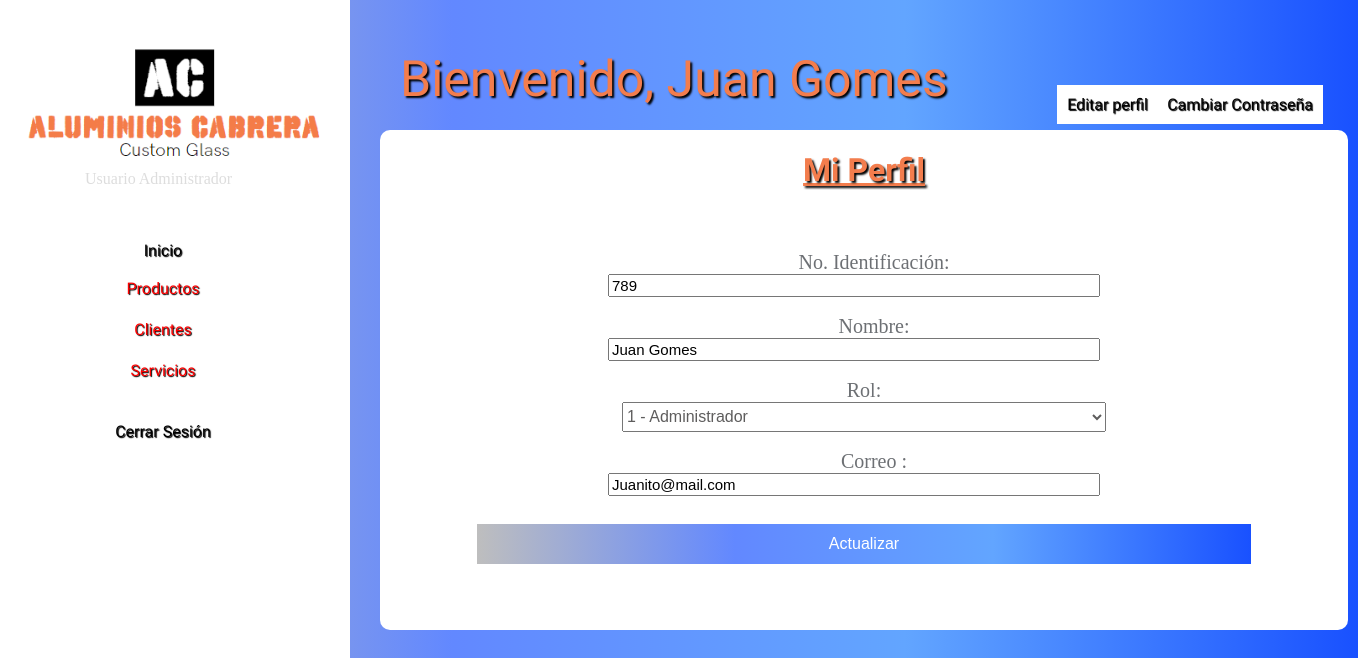
Screenshot of /Vista/Principal.php?pg=usuario (signed in) with the database file from the repository.
### tables this page shows
CREATE TABLE `usuario` (
  `idUsuario` int(10) UNSIGNED NOT NULL,
  `Rol` int(10) UNSIGNED NOT NULL,
  `CorreoUsuario` varchar(255) NOT NULL,
  `ContraUsuario` varchar(45) NOT NULL,
  `NombresUsu` varchar(45) NOT NULL
);

### Vista/usuario.php (the view, shortened to what this page needs)
<?php
extract($_REQUEST);
?>
<?php
	$sql="SELECT u.idUsuario, u.Rol, u.CorreoUsuario, u.ContraUsuario, u.NombresUsu, r.nombreRol FROM usuario u, rol r WHERE (u.Rol = r.idRol) AND (u.CorreoUsuario = '$_SESSION[user]')";
	$usuarioperfil = $objConexion->query($sql);
	$usuarioperfile = $usuarioperfil->fetch_object();
?>
<!DOCTYPE html>
<html>
<head>
</head>
<body>
<center>
	<h1>Mi Perfil</h1>
	<form id="form" method="post" action="../Controlador/ValidarActUsuario.php">
		<span class="grupo">
					<label for="idUsuario">No. Identificación:</label><br>
					<input type="text" readonly="readonly" name="idUsuario" id="idUsuario" required value="<?php echo $usuarioperfile->idUsuario ?>"><span class="barra"></span>
				</span>
				<br><br>
				<span class="grupo">
					<label for="idUsuario">Nombre:</label><br>
					<input type="text" name="nombreUsuario" id="nombreUsuario" pattern="[A-Za-zÀ-ž\s]+" title="Solo texto, los valores numericos no son validos" required value="<?php echo $usuarioperfile->NombresUsu ?>"><span class="barra"></span>
				</span>
				<br><br>
				<label for="rol">Rol:</label><br>
				<select name="Rol" id="Rol">
					<option value="<?php echo $usuarioperfile->Rol ?>"><?php echo $usuarioperfile->Rol ?><p> - </p><?php echo ($usuarioperfile->nombreRol); ?></option>
				</select>
				<br><br>
				<span class="grupo">
					<label for="correoClie">Correo :</label><br>
					<input type="email" name="correoUsu" pattern="[a-zA-ZÀ-ž0-9._%+-]+@[a-zA-ZÀ-ž0-9.-]+\.[a-z]{2,}$" title="caracter@caracter.dominio" required id="correoUsu" value="<?php echo $usuarioperfile->CorreoUsuario ?>"><span class="barra"></span>
				</span>
				<br><br>
				<button type="submit">Actualizar</button>
	</form>
</center>
</body>
</html>

### Vista/Principal.php (shortened to what this page needs)
<?php
extract ($_REQUEST);
?>
<?php
$objConexion = Conectarse();
$sqlusu="SELECT * FROM usuario WHERE (CorreoUsuario = '$_SESSION[user]')";
$usuarioN = $objConexion->query($sqlusu);
$usuarioNa = $usuarioN->fetch_object();
?>
<!DOCTYPE html>
<html>
<head>
</head>
<body>
	<div id="box">
		<p id="saludo"> Bienvenido,  <?php echo $usuarioNa->NombresUsu  ?></p>
		<a id="perfilusu" href="Principal.php?pg=usuario">Editar perfil</a>
		<a id="passusu" href="Principal.php?pg=usuariopass">Cambiar Contraseña</a>
		<div id="menu">
			<img src="../Imagenes/menu.png" width="100%"><p id="usuariotp">Usuario Administrador</p>
	<li><a id="opcion" href="Principal.php?pg=pgInicial">Inicio</a></li><br>
	<li id="titulo">Productos
</li>
<li id="titulo">Clientes
</li>
<li id="titulo">Servicios
</li>
	<li><a id="opcion" href="../Controlador/salir.php?x=3">Cerrar Sesión</a></li><br>
</div>
 <div id="divContenido" align="center">
        <?php include $pg.".php"; ?>
      </div>
</div>
</body>
</html>

### Vista/Principal.php (style rules this page uses)
body { background: #ffffff; background: -webkit-linear-gradient(to right, #BEBEBE, #6288FF, #62A5FF, #1951FF); background: linear-gradient(to right, #BEBEBE, #6288FF, #62A5FF, #1951FF); display: flex; margin: 0; padding: 0; }
#box { position: absolute; background: #ffffff; background: -webkit-linear-gradient(to right, #BEBEBE, #6288FF, #62A5FF, #1951FF); background: linear-gradient(to right, #BEBEBE, #6288FF, #62A5FF, #1951FF); padding: 40px 0; box-shadow: 0 0 6px 0 rgba(255, 255, 255, 0.8); width: 100%; height: 100%; display: inline-block; margin: 0; padding: 0; }
h1 { font-family: 'Kanit', sans-serif; color: #f37d4d; text-shadow: 2px 2px 2px black; text-decoration: underline; }
#saludo { position: relative; left: 400px; top: 50px; display: inline; font-family: 'Lobster', cursive; font-size: 50px; color: #f37d4d; text-shadow: 2px 2px 2px black; }
#usuariotp { font-family: 'Merriweather', serif; display: inline; color: #ddd; top: -25px; right: -85px; position: relative; }
#perfilusu { text-decoration: none; display: inline; position: absolute; color: black; font-family: 'Cairo', sans-serif; text-shadow: 1px 1px 1px #000; padding: 10px; position: absolute; background: white; right: 200px; top: 85px; }
#passusu { text-decoration: none; display: inline; position: absolute; color: black; font-family: 'Cairo', sans-serif; text-shadow: 1px 1px 1px #000; padding: 10px; position: absolute; background: white; right: 35px; top: 85px; }
#divContenido { background-color: white; position:absolute; left:380px; top:130px; width:968px; height:500px; z-index:4; overflow:auto; border-radius: 10px; }
#menu { position: absolute; top: 0px; background-color: white; width: 350px; height: 100%; margin: 0; box-shadow: 3px, 3px, 3px black; }
#titulo { color: red; text-decoration: none; font-family: 'Cairo', sans-serif; text-shadow: 1px 1px 1px #000; padding: 8px; height: 25px; display: inline-block; position: center; }
li { float: left; font-color: black; background: white; position: center; width: 310px; height: 42px; margin: 0; padding: 8px; border-radius: 50px; }
#opcion { color: black; text-decoration: none; font-family: 'Cairo', sans-serif; text-shadow: 1px 1px 1px #000; padding: 20px; height: 30px; display: inline-block; position: center; }
li { display: inline-block; text-align: center; }
button { background: -webkit-linear-gradient(to right, #BEBEBE, #6288FF, #62A5FF, #1951FF); background: linear-gradient(to right, #BEBEBE, #6288FF, #62A5FF, #1951FF); border: none; color: #FFFFFF; display: block; width: 80%; margin: 10px auto; height: 40px; font-size: 16px; cursor: pointer; border-bottom:1px solid var(--colorTextos) border-radius: 5px; }
input { font-size: 15px; width: 50%; }
h1 { text-align: center; font-weight: 700; }
form { background: #ffffff; padding: 40px 0; box-shadow: 0 0 6px 0 rgba(255, 255, 255, 0.8); border-radius: 10px; }
form .grupo { position: relative; margin: 20px; }
select { width: 50%; height: 30px; font-size: 16px; color: #5E5D5D; }
label { color: var(--colorTextos); font-size: 20px; transition: 0.5s ease-in-out all; pointer-events: none; }
:root { --colorTextos:#6D7074; }

### rows the page displays
usuario: NombresUsu "Juan Gomes", idUsuario "789", nombreUsuario "Juan Gomes", Rol "1 - Administrador", correoUsu "Juanito@mail.com"
